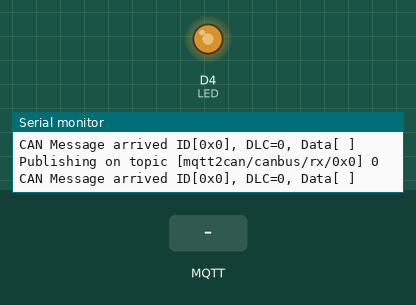
The sketch below on a simulated ESP8266 (NodeMCU). Parts: output pins drawn as LEDs (lit = HIGH), the last lines printed to the serial monitor. Inputs (shaded band) come from the test bench. WiFi joins after 1.5 s; servers stay silent unless stated; storage starts empty; no MQTT or app messages arrive unless stated.

Above: at 3.7 s.
3.8 s: MQTT message "0" arrives on the first subscribed topic
At 5.0 s:
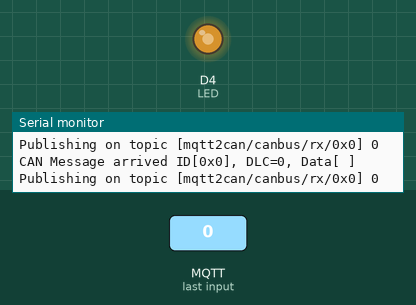
5.3 s: MQTT message "90" arrives on the first subscribed topic
At 6.5 s:
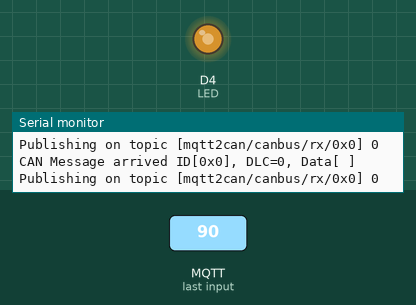
6.8 s: MQTT message "0" arrives on the second subscribed topic
At 7.4 s:
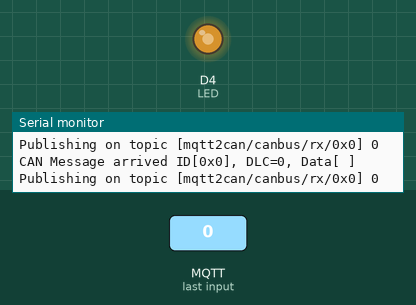
8.3 s: MQTT message "200" arrives on the first subscribed topic
At 9.0 s:
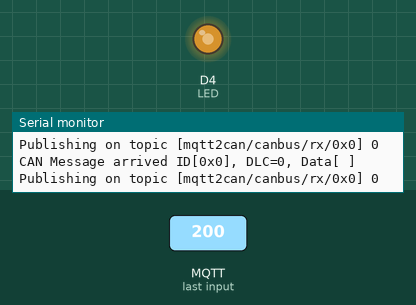
Timing chart, 0 to 10.8 s (numbered marks = the images above; inputs shaded):
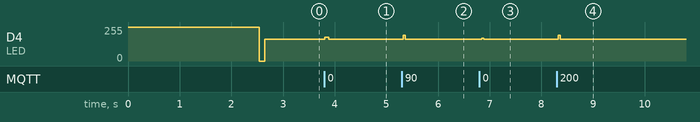

The sketch:

ESP8266_MQTT_to_CAN_universal.ino
```cpp
#define USE_LittleFS

#include <FS.h>
#ifdef USE_LittleFS
  #define SPIFFS LittleFS
  #include <LittleFS.h>
#else
  #include <SPIFFS.h>
#endif


#include <ESP8266WiFi.h>
#include <PubSubClient.h>
#include <DNSServer.h>
#include <ESP8266WebServer.h>
#include <WiFiManager.h>
#include <ArduinoJson.h> //https://github.com/bblanchon/ArduinoJson

#include <CAN.h>  //https://github.com/sandeepmistry/arduino-CAN

#define CAN_ID_STD  0
#define CAN_ID_EXT  1

#ifndef CAN_OK
#define CAN_OK  1
#endif

#define CAN_IRQ_PIN D1
#define CAN_CS_PIN D8
#define LED         D4
#define LED_ON      (digitalWrite(LED, LOW))
#define LED_OFF     (digitalWrite(LED, HIGH))

char MQTT_Server[20]                  = "192.168.0.123";    // set default value
char MQTT_Port[6]                     = "1883";           // set default value
char MQTT_User[20]                    = "user";           // set default value
char MQTT_Password[20]                = "password";       // set default value

// Desired CAN bus baud rate
#define CAN_BAUDRATE              125E3

// Crystal on the CAN bus shield/module (usually 8 MHz or 16 MHz)
#define CAN_SHIELD_CRYSTAL        8E6

// Topics we subscribe to.
// Messages FROM the MQTT broker to gateway itself
#define TOPIC_MQTT2CAN_CORE          "mqtt2can/core"
// Messages FROM the MQTT broker be forwarded TO the CAN bus network
#define TOPIC_MQTT2CAN_TX          "mqtt2can/canbus/tx/+"

// Topic that we publish our data to.
// This topic will be extended by the CAN bus node ID before publishing,
// so it will become "TOPIC_MQTT2CAN_RX/canbus/0xCANID"
#define TOPIC_MQTT2CAN_RX          "mqtt2can/canbus/rx"

// host name the ESP8266 will show in WLAN
#define HOST_NAME                     "mqtt2can_gateway1"

// a lot of serial output, useful mainly for debugging
#define DEBUG_OUTPUT

// Byte splitter characters for payloads the we receive via MQTT
#define MQTT_TX_PAYLOAD_SPLITTER " .,;"

// Byte splitter characters for messages we send out via MQTT
#define MQTT_RX_PAYLOAD_SPLITTER ","

void IRAM_ATTR MCP2515_ISR();
void Init_MCP();
void ProcessCANMessage(int packetSize);

WiFiClient espClient;


PubSubClient mqttClient;

//flag for saving data
bool shouldSaveConfig = true;

//callback notifying us of the need to save config
void saveConfigCallback()
{
  Serial.println("Should save config");
  shouldSaveConfig = true;
}

/** will be execute once at startup */
void setup()
{
  pinMode(LED, OUTPUT);
  LED_OFF;

  // Serial Port initialisation
  Serial.begin(115200);
  ESP.wdtDisable();

    // wait for everything to become steady:
  delay(500);

  Init_MCP();

  // wait for everything to become steady:
  delay(500);


  ESP.wdtEnable(1000);

  Mount_SPIFFS();

  // The extra parameters to be configured (can be either global or just in the setup)
  // After connecting, parameter.getValue() will get you the configured value
  // id/name placeholder/prompt default length
  WiFiManagerParameter custom_mqtt_server("server", "mqtt_server", MQTT_Server, sizeof(MQTT_Server));
  WiFiManagerParameter custom_mqtt_port("port", "mqtt_port", MQTT_Port, sizeof(MQTT_Port));
  WiFiManagerParameter custom_mqtt_user("user", "mqtt_user", MQTT_User, sizeof(MQTT_User));
  WiFiManagerParameter custom_mqtt_password("password", "mqtt_password", MQTT_Password, sizeof(MQTT_Password));

  WiFiManager wifiManager;

  //add all your parameters here
  wifiManager.addParameter(&custom_mqtt_server);
  wifiManager.addParameter(&custom_mqtt_port);
  wifiManager.addParameter(&custom_mqtt_user);
  wifiManager.addParameter(&custom_mqtt_password);

  WiFi.hostname(HOST_NAME);

  //reset settings - for testing
  //wifiManager.resetSettings();

  //fetches ssid and pass and tries to connect
  //if it does not connect it starts an access point with the specified name
  //here  "AutoConnectAP"
  //and goes into a blocking loop awaiting configuration
  if (!wifiManager.autoConnect()) {
    Serial.println("failed to connect and hit timeout");
    delay(3000);
    //reset and try again, or maybe put it to deep sleep
    ESP.reset();
    delay(5000);
  }

  //if you get here you have connected to the WiFi
  Serial.println("connected...yeey :)");

  //read updated parameters
  strcpy(MQTT_Server, custom_mqtt_server.getValue());
  strcpy(MQTT_Port, custom_mqtt_port.getValue());
  strcpy(MQTT_User, custom_mqtt_user.getValue());
  strcpy(MQTT_Password, custom_mqtt_password.getValue());

  //save the custom parameters to FS
  if (shouldSaveConfig)
  {
    Save_Config();
  }

  mqttClient.setClient(espClient);

  mqttClient.setServer(MQTT_Server, String(MQTT_Port).toInt());
  mqttClient.setCallback(MQTT_callback);
}

void Init_MCP()
{
  //cli();//stop interrupts
  Serial.println("CAN BUS Shield initialization... ");
  LED_ON;
  CAN.setSPIFrequency(2000000);
  CAN.setClockFrequency(CAN_SHIELD_CRYSTAL);
  CAN.setPins(CAN_CS_PIN, CAN_IRQ_PIN);
  while (CAN_OK != CAN.begin(CAN_BAUDRATE))
  {
    Serial.println("CAN BUS Shield init failed.");
    Serial.println(" Init CAN BUS Shield again...");

    delay(100);
    LED_OFF;
    delay(900);
    LED_ON;
  }
  LED_OFF;
  Serial.println("CAN BUS Shield init ok!");

  CAN.onReceive(ProcessCANMessage);

  /*
     set mask, set filter
  */
  //CAN.filter(0, 0x00);        // accept ALL messages with standard identifier
  //CAN.filterExtended(0, 0x00);  // accept ALL messages with extended identifier


  //CAN.setMode(MCP_NORMAL);                     // Set operation mode to normal so the MCP2515 sends acks to received data.
}
void Mount_SPIFFS()
{
  //clean FS, for testing
  //SPIFFS.format();

  //read configuration from FS json
  Serial.println("mounting FS...");

  if (SPIFFS.begin())
  {
    Serial.println("mounted file system");
    if (SPIFFS.exists("/config.json"))
    {
      //file exists, reading and loading
      Serial.println("reading config file");
      File configFile = SPIFFS.open("/config.json", "r");
      if (configFile)
      {
        Serial.println("opened config file");
        size_t size = configFile.size();
        // Allocate a buffer to store contents of the file.
        std::unique_ptr<char[]> buf(new char[size]);

        configFile.readBytes(buf.get(), size);
        DynamicJsonDocument json(1024);
        DeserializationError error = deserializeJson(json, buf.get());
        serializeJson(json, Serial);
        if (error)
        {
          Serial.println("failed to load json config");
          return;
        }

        Serial.println("\nparsed json");

        strcpy(MQTT_Server,   json["mqtt_server"]);
        strcpy(MQTT_Port,     json["mqtt_port"]);
        strcpy(MQTT_User,     json["mqtt_user"]);
        strcpy(MQTT_Password, json["mqtt_password"]);

        Serial.println(MQTT_Server);
        Serial.println(MQTT_Port);
        Serial.println(MQTT_User);
        Serial.println(MQTT_Password);
      }
    }
  }
  else
  {
    Serial.println("failed to mount FS");
  }
  //end read
}

void Save_Config()
{
  Serial.println("saving config");
  DynamicJsonDocument json(1024);
  json["mqtt_server"] = MQTT_Server;
  json["mqtt_port"] = MQTT_Port;
  json["mqtt_user"] = MQTT_User;
  json["mqtt_password"] = MQTT_Password;

  File configFile = SPIFFS.open("/config.json", "w");
  if (!configFile)
  {
    Serial.println("failed to open config file for writing");
  }

  serializeJsonPretty(json, Serial);
  serializeJson(json, configFile);
  configFile.close();
  //end save
}

void MQTT_callback(char* topic, byte* payload, unsigned int length)
{
  byte l_TX_Buffer[8] = {0};
  char *l_ptr;
  char *l_ptr2;
  uint_fast8_t l_RTR = 0;
  uint32_t l_CAN_ID = 0;
  uint_fast8_t l_ID_Type = CAN_ID_STD;
  uint_fast8_t l_DLC = 1;

  payload[length] = 0;

  #ifdef DEBUG_OUTPUT
  Serial.print("MQTT Message arrived, Topic [");
  Serial.print(topic);
  Serial.print("], Payload [");
  Serial.print((char*)payload);
  Serial.println("]");
  #endif

  if(strcmp(topic, TOPIC_MQTT2CAN_CORE) == 0)
  {
    if(strcmp((char*)payload, "reboot") == 0)
    {
      Serial.print("Rebooting MQTT-to-CAN gateway...");
      ESP.restart();
    }

    return;
  }
  /********* Parsing of the MQTT message **********
  * expects to have the last part of the topic to define the CAN ID and frame type:
  * mqtt/topic/123
  * mqtt/topic/123r
  * mqtt/topic/123R
  */
  l_ptr = strtok(topic, "/");

  // find last element of topic:
  while (l_ptr != NULL)
  {
    Serial.print(l_ptr);
    Serial.print("/");
    l_ptr2 = l_ptr; // reminder to the start position of the ID substring
    l_ptr = strtok (NULL, "/");
  }


  l_ptr = l_ptr2 + strlen (l_ptr2)-1;

  //Serial.println(*l_ptr);
  if(   (*l_ptr == 'r')
      ||(*l_ptr == 'R'))
  {
    l_RTR = 1;
  }

  l_CAN_ID = strtol(l_ptr2, NULL, 0);
  if(l_CAN_ID > 0x7FF)
  {
    l_ID_Type = CAN_ID_EXT;
  }
  Serial.println("");


  /************************************************/


  /* Split off payload into up to 8 elements
  *  Each element will represent one byte for the CAN message to be transmitted
  *  Regardless of the format of the specific element, only the lowest 8 bits will
  *  be taken as content for the CAN bus message byte.
  */
  l_ptr = strtok((char*)payload, MQTT_TX_PAYLOAD_SPLITTER);
  if(l_ptr == NULL)
  {
    l_DLC = 0;
  }
  else
  {
    while (l_ptr != NULL)
    {
      l_TX_Buffer[l_DLC-1] = strtol(l_ptr, NULL, 0) & 0xFF;

      Serial.print(l_ptr);
      Serial.print(" ");
      l_ptr = strtok(NULL, MQTT_TX_PAYLOAD_SPLITTER);
      if (l_ptr != NULL)
      {
        l_DLC++;
        if (l_DLC > 8)
        {
          Serial.println("Payload to long for CAN transmission (>8 Bytes). Truncating.");
          l_DLC = 8;
          break;
        }
      }
    }
    Serial.println("");
  }

  /****************************************************/

  #ifdef DEBUG_OUTPUT
  Serial.print("Transmitting CAN message with ");

  if(l_ID_Type == CAN_ID_EXT)
  {
    Serial.print("extended ID[");
  }
  else
  {
    Serial.print("standard ID[");
  }
  Serial.print("0x");
  Serial.print(l_CAN_ID, HEX);
  Serial.print("], ");

  Serial.print("DLC=");
  Serial.print(l_DLC);
  Serial.print(", ");

  Serial.print("Data[ ");
  for (byte i = 0; i < l_DLC; i++)
  {
    Serial.print("0x");
    Serial.print(l_TX_Buffer[i], HEX);
    Serial.print(" ");
  }
  Serial.print("] ");

  if (l_RTR)
  {
    Serial.println("as RTR frame.");
  }
  else
  {
    Serial.println("as DATA frame.");
  }
  #endif
  LED_ON;
  if(l_ID_Type == CAN_ID_EXT)
  {
    CAN.beginExtendedPacket(l_CAN_ID, l_DLC, l_RTR);
  }
  else
  {
    CAN.beginPacket(l_CAN_ID, l_DLC, l_RTR);
  }

  CAN.write(l_TX_Buffer, l_DLC);
  CAN.endPacket();
  LED_OFF;
}


void reconnect()
{
  // Loop until we're reconnected
  LED_ON;
  while (!mqttClient.connected())
  {
    Serial.print("Attempting MQTT connection...");
    // Attempt to connect
    // If you do not want to use a username and password, change next line to
    if (mqttClient.connect(HOST_NAME, MQTT_User, MQTT_Password))
    {
      Serial.println("connected");
      mqttClient.subscribe(TOPIC_MQTT2CAN_TX);
      mqttClient.subscribe(TOPIC_MQTT2CAN_CORE);
    }
    else
    {
      Serial.print("failed, rc=");
      Serial.println(mqttClient.state());
      Serial.println("Trying again in 5 seconds...");

      // Wait 4 seconds before retrying
      delay(50);
      LED_OFF;
      delay(950);
      LED_ON;
      delay(50);
      LED_OFF;
      delay(950);
      LED_ON;
      delay(50);
      LED_OFF;
      delay(950);
      LED_ON;
      delay(50);
      LED_OFF;
      delay(950);
      LED_ON;
    }
  }
  LED_OFF;
}

void MCP2515_ISR()
{

  ProcessCANMessage(CAN.parsePacket());
}

void ProcessCANMessage(int packetSize)
{
  long unsigned int l_CAN_ID  = CAN.packetId();
  uint8_t l_Ext_ID            = CAN.packetExtended();
  uint8_t l_DLC               = CAN.packetDlc();
  uint8_t l_RTR               = CAN.packetRtr();
  uint8_t l_RX_Buffer[8] = {0};
  char l_State_Topic[50];
  char l_Payload[50];
  char l_temp[20];
  uint8_t l_counter = 0;

  if(packetSize || CAN.packetId() != -1)
  {
    LED_ON;
    // read data,  len: data length, buf: data buf
    while (CAN.available())
    {
      l_RX_Buffer[l_counter] = CAN.read();
      if(++l_counter >= l_DLC)
        break;
    }

    #ifdef DEBUG_OUTPUT
    Serial.print("CAN Message arrived ID[");
    Serial.print("0x");
    Serial.print(l_CAN_ID, HEX);
    Serial.print("], DLC=");
    Serial.print(l_DLC);
    Serial.print(", Data[ ");
    for (uint_fast8_t i = 0; i < l_DLC; i++)
    {
      Serial.print(l_RX_Buffer[i]);
      Serial.print(' ');
    }
    Serial.println("]");
    #endif
  LED_OFF;


  strcpy(l_State_Topic, TOPIC_MQTT2CAN_RX);

  strcat(l_State_Topic, "/0x");

  itoa(l_CAN_ID, l_temp, 16);
  strcat(l_State_Topic, l_temp);

  if(l_RTR)
  {
    strcat(l_State_Topic, "R");
  }

  itoa(l_RX_Buffer[0], l_temp, 10);
  strcpy(l_Payload, l_temp);
  for (int i = 1; i < l_DLC; i++)
  {
    strcat(l_Payload, MQTT_RX_PAYLOAD_SPLITTER);
    itoa(l_RX_Buffer[i], l_temp, 10);
    strcat(l_Payload, l_temp);
  }

  #ifdef DEBUG_OUTPUT
  Serial.print("Publishing on topic [");
  Serial.print(l_State_Topic);
  Serial.print("] ");
  Serial.println(l_Payload);
  #endif

  mqttClient.publish(l_State_Topic, l_Payload);
  }
}

void loop()
{
  //if (CAN.checkError())
  //{
  //  Init_MCP();
  //}
  ProcessCANMessage(CAN.parsePacket());


  if (!mqttClient.connected())
  {
    reconnect();
  }

  mqttClient.loop();
}
```

Measured:
- after the input at 3.8 s, D4 (LED): 162/255 → 180/255 at once, → 162/255 0.08 s later
- after the input at 5.3 s, D4 (LED): 162/255 → 195/255 at once, → 162/255 0.04 s later
- after the input at 6.8 s, D4 (LED): 162/255 → 172/255 at once, → 162/255 0.04 s later
- after the input at 8.3 s, D4 (LED): 162/255 → 192/255 at once, → 162/255 0.04 s later
